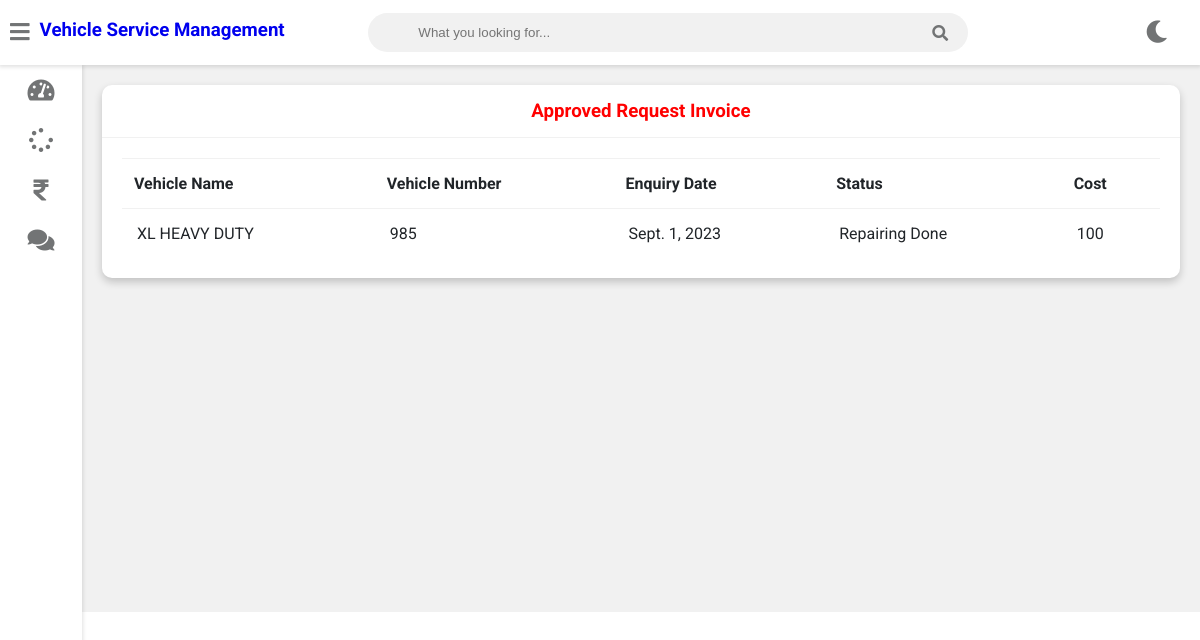
The app's page /customer-view-approved-request-invoice (signed in) with its own data.
### vehicleserviceapp/models.py (models this page shows, shortened)
class Request(models.Model):
    cat=(('two wheeler with gear','two wheeler with gear'),('two wheeler without gear','two wheeler without gear'),('three wheeler','three wheeler'),('four wheeler','four wheeler'))
    category=models.CharField(max_length=50,choices=cat)
    vehicle_no=models.PositiveIntegerField(null=False)
    vehicle_name = models.CharField(max_length=40,null=False)
    vehicle_model = models.CharField(max_length=40,null=False)
    vehicle_brand = models.CharField(max_length=40,null=False)
    problem_description = models.CharField(max_length=500,null=False)
    date=models.DateField(auto_now=True)
    cost=models.PositiveIntegerField(null=True)
    customer=models.ForeignKey('Customer', on_delete=models.CASCADE,null=True)
    mechanic=models.ForeignKey('Mechanic',on_delete=models.CASCADE,null=True)
    stat=(('Pending','Pending'),('Approved','Approved'),('Repairing','Repairing'),('Repairing Done','Repairing Done'),('Released','Released'))
    status=models.CharField(max_length=50,choices=stat,default='Pending',null=True)

### vehicleserviceapp/views.py (the view)
# urls.py: path('customer-view-approved-request-invoice',views.customer_view_approved_request_invoice_view,name='customer-view-approved-request-invoice'),
@login_required(login_url='customerlogin')
@user_passes_test(is_customer)
def customer_view_approved_request_invoice_view(request):
    customer=models.Customer.objects.get(user_id=request.user.id)
    enquiries=models.Request.objects.all().filter(customer_id=customer.id).exclude(status='Pending')
    return render(request,'vehicle/customer_view_approved_request_invoice.html',{'customer':customer,'enquiries':enquiries})

### vehicleserviceapp/views.py (called while the page is built)
def is_customer(user):
    return user.groups.filter(name='CUSTOMER').exists()

### templates/vehicle/customer_view_approved_request_invoice.html
{% extends 'vehicle/customerbase.html' %}
{% block content %}
	<div class="wrapper">
		<div class="row">
			<div class="col-12 col-m-12 col-sm-12">
				<div class="card">
					<div class="card-header">
						<h3 style="color:red; text-align:center" >Approved Request Invoice
						</h3>
					</div>
					<div class="card-content">
						<table>
							<thead>
                <tr>
                  <th>Vehicle Name</th>
                  <th>Vehicle Number</th>
                  <th>Enquiry Date</th>
                  <th>Status</th>
                  <th>Cost</th>
                </tr>
							</thead>
							<tbody>
                {% for enq in enquiries %}
                <tr>
                  <td>{{enq.vehicle_name}}</td>
                  <td>{{enq.vehicle_no}}</td>
                  <td>{{enq.date}}</td>
                  <td>{{enq.status}}</td>
                  <td>{{enq.cost}}</td>
                  </tr>
                {% endfor %}
							</tbody>
						</table>
					</div>
				</div>
			</div>
		</div>
<br><br><br><br><br><br><br><br><br><br><br><br><br><br><br><br>
	</div>
{% endblock content %}

### static/style.css (style rules this page uses)
:root { --primary-color: #4834d4; --success-color: #6ab04c; --warning-color: #f0932b; --danger-color: #eb4d4b; --light-color: #212529; --light-second-color: #727475; --light-background: #ffffff; --light-second-background: #f1f1f1; --dark-color: #909090; --dark-second-color: #f5f6fa; --dark-background: #23242D; --dark-second-background: #181818; }
.light { --main-bg-color: var(--light-background); --second-bg-color: var(--light-second-background); --main-color: var(--light-color); --second-color: var(--light-second-color); }
* { box-sizing: border-box; }
body { font-family: 'Roboto', sans-serif; background: var(--main-bg-color); color: var(--main-color); margin: 0; }
.wrapper { padding: 10px; margin-left: 82px; padding-top: 75px; background: var(--second-bg-color); transition: margin-left .5s; }
.row { display: flex; flex-wrap: wrap; flex-direction: row; }
.row:after, .row:before { box-sizing: border-box; }
[class*="col-"] { padding: 10px; }
@media only screen and (min-width: 600px) { .col-sm-12 { width: 100%; } }
@media only screen and (min-width: 768px) { .col-m-12 { width: 100%; } }
@media only screen and (min-width: 992px) { .col-12 { width: 100%; } }
.card { background: var(--main-bg-color); color: var(--main-color); border-radius: 10px; margin-bottom: 10px; box-shadow: 0 4px 8px 0 rgba(0,0,0,0.2); }
.card-header { padding: 15px 30px; border-bottom: 1px solid var(--second-bg-color); position: relative; }
.card-header h3 { margin: 0; }
.card-content { padding: 20px; overflow-x: auto; }
table { border-collapse: collapse; width: 100%; }
table td { border-top: 1px solid var(--second-bg-color); padding: 15px; }
table th { border-top: 1px solid var(--second-bg-color); border-bottom: 1px solid var(--second-bg-color); padding: 15px 12px; text-align: left; }

### records on screen
Request: vehicle_name "XL HEAVY DUTY", vehicle_no "985", date "Sept. 1, 2023", status "Repairing Done", cost "100"
